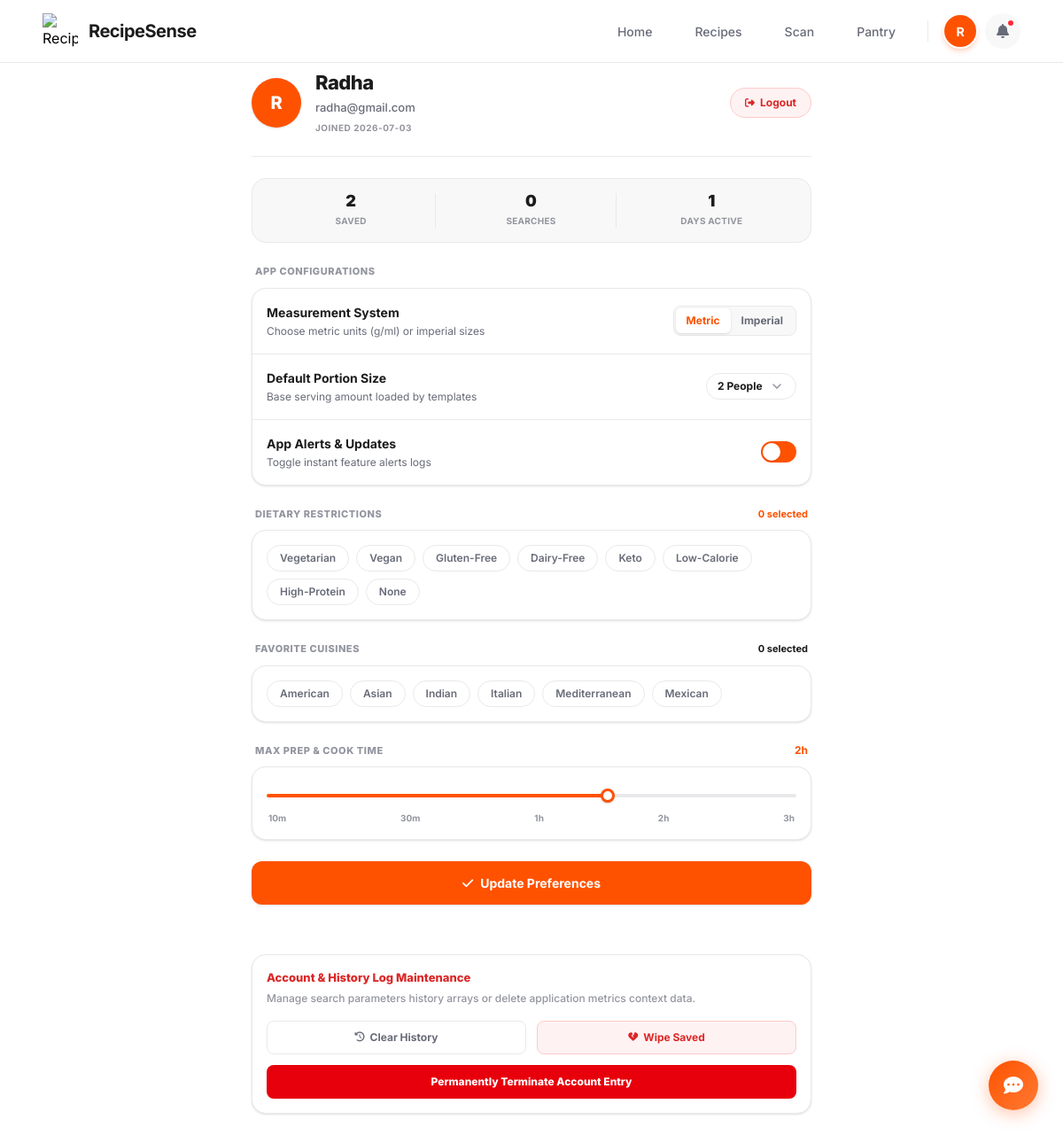
Screenshot of /profile (signed in) with the database file from the repository.
### tables this page shows
CREATE TABLE users (
            id INTEGER PRIMARY KEY AUTOINCREMENT,
            username TEXT NOT NULL UNIQUE,
            email TEXT NOT NULL UNIQUE,
            password_hash TEXT NOT NULL,
            full_name TEXT DEFAULT '',
            bio TEXT DEFAULT '',
            avatar_color TEXT DEFAULT '#ED8F47',
            created_at TIMESTAMP DEFAULT CURRENT_TIMESTAMP,
            last_login TIMESTAMP DEFAULT CURRENT_TIMESTAMP
        );

### app.py (the view)
@app.route('/profile')
def profile():
    if 'user_id' not in session:
        return redirect(url_for('login'))
    device_id = get_device_id()
    fav_ids = get_favorites(device_id)
    prefs = get_preferences(device_id)
    cuisines = recipe_manager.get_all_cuisines()
    user = get_user_by_id(session['user_id'])
    history_count = get_search_history_count(device_id)
    created_at = user['created_at'] if user and user['created_at'] else None
    days_active = 1
    if created_at:
        try:
            from datetime import datetime
            created_date = datetime.strptime(str(created_at)[:10], '%Y-%m-%d')
            days_active = max(1, (datetime.now() - created_date).days)
        except:
            pass
    return render_template('profile.html', prefs=prefs, cuisines=cuisines, fav_ids=fav_ids, user=user, history_count=history_count, days_active=days_active)

### templates/profile.html (shortened to what this page needs)
{% extends "base.html" %}
{% block content %}
<div class="w-full px-5 py-6 max-w-2xl mx-auto page-enter safe-t">
    <div class="flex items-center justify-between gap-4 border-b border-[#E9E9EB] pb-6 mb-6">
        <div class="flex items-center gap-4 min-w-0">
            <div class="w-14 h-14 rounded-full bg-[#FF5200] text-white flex items-center justify-center text-[20px] font-extrabold shrink-0 shadow-sm">
                {{ user.username[0]|upper }}
            </div>
            <div class="min-w-0">
                <h1 class="text-[22px] font-extrabold text-[#1c1c1c] tracking-tight truncate leading-tight">{{ user.username }}</h1>
                <p class="text-[13px] text-[#686b78] font-medium truncate mt-1">{{ user.email }}</p>
                <span class="text-[10px] text-[#93959f] font-bold tracking-wider uppercase block mt-1.5">Joined {{ user.created_at[:10] }}</span>
            </div>
        </div>
        <a href="/logout" class="inline-flex items-center gap-1.5 px-4 py-2 bg-[#FEF2F2] text-[#dc2626] font-bold text-xs rounded-full border border-[#fecaca] hover:bg-[#fee2e2] transition-colors no-underline shrink-0">
            <i class="fa-solid fa-right-from-bracket text-[11px]"></i> Logout
        </a>
    </div>
    <div class="grid grid-cols-3 gap-3 bg-[#F8F8F8] rounded-2xl p-4 mb-6 border border-[#E9E9EB]">
        <div class="text-center border-r border-[#E9E9EB] last:border-0">
            <span class="block text-[18px] font-black text-[#1c1c1c] leading-none">{{ fav_ids|length }}</span>
            <span class="text-[10px] font-bold text-[#93959f] uppercase tracking-wide block mt-1.5">Saved</span>
        </div>
        <div class="text-center border-r border-[#E9E9EB] last:border-0">
            <span class="block text-[18px] font-black text-[#1c1c1c] leading-none">{{ history_count }}</span>
            <span class="text-[10px] font-bold text-[#93959f] uppercase tracking-wide block mt-1.5">Searches</span>
        </div>
        <div class="text-center">
            <span class="block text-[18px] font-black text-[#1c1c1c] leading-none">{{ days_active }}</span>
            <span class="text-[10px] font-bold text-[#93959f] uppercase tracking-wide block mt-1.5">Days Active</span>
        </div>
    </div>
    <div class="space-y-6">
        <div>
            <h3 class="text-[11px] font-extrabold text-[#93959f] uppercase tracking-wider mb-2.5 px-1">App Configurations</h3>
            <div class="bg-white border border-[#E9E9EB] rounded-2xl divide-y divide-[#E9E9EB] overflow-hidden shadow-sm">
                <div class="flex items-center justify-between p-4 gap-4">
                    <div>
                        <p class="text-[14px] font-bold text-[#1c1c1c]">Measurement System</p>
                        <p class="text-[12px] text-[#686b78] mt-0.5 leading-normal">Choose metric units (g/ml) or imperial sizes</p>
                    </div>
                    <div class="flex bg-[#F8F8F8] border border-[#E9E9EB] rounded-lg p-0.5 shrink-0">
                        <button type="button" onclick="setUnit('metric')" id="unit-metric" class="px-3 py-1.5 rounded-md text-xs font-bold transition-all {% if prefs.units == 'metric' %}bg-white text-[#FF5200] shadow-sm{% else %}text-[#686b78]{% endif %}">Metric</button>
                        <button type="button" onclick="setUnit('imperial')" id="unit-imperial" class="px-3 py-1.5 rounded-md text-xs font-bold transition-all {% if prefs.units == 'imperial' %}bg-white text-[#FF5200] shadow-sm{% else %}text-[#686b78]{% endif %}">Imperial</button>
                    </div>
                </div>
                <div class="flex items-center justify-between p-4 gap-4">
                    <div>
                        <p class="text-[14px] font-bold text-[#1c1c1c]">Default Portion Size</p>
                        <p class="text-[12px] text-[#686b78] mt-0.5 leading-normal">Base serving amount loaded by templates</p>
                    </div>
                    <select id="defaultServings" class="px-3 py-1.5 border border-[#E9E9EB] rounded-lg text-xs font-bold text-[#1c1c1c] bg-white outline-none cursor-pointer focus:border-[#FF5200]">
                        {% for i in [1, 2, 3, 4, 6, 8] %}
                        <option value="{{ i }}" {% if prefs.default_servings == i %}selected{% endif %}>{{ i }} {% if i == 1 %}Person{% else %}People{% endif %}</option>
                        {% endfor %}
                    </select>
                </div>
                <div class="flex items-center justify-between p-4 gap-4">
                    <div>
                        <p class="text-[14px] font-bold text-[#1c1c1c]">App Alerts & Updates</p>
                        <p class="text-[12px] text-[#686b78] mt-0.5 leading-normal">Toggle instant feature alerts logs</p>
                    </div>
                    <label class="relative inline-block w-10 h-6 shrink-0 cursor-pointer">
                        <span class="absolute left-0.5 top-0.5 bg-white w-5 h-5 rounded-full transition-transform duration-150 shadow-sm peer-checked:transform peer-checked:translateX(16px)"></span>
                    </label>
                </div>
            </div>
        </div>
        <div>
            <div class="flex justify-between items-center mb-2.5 px-1">
                <h3 class="text-[11px] font-extrabold text-[#93959f] uppercase tracking-wider">Dietary Restrictions</h3>
                <span class="text-[11px] font-bold text-[#FF5200]" id="dietCount">0 selected</span>
            </div>
            <div class="bg-white border border-[#E9E9EB] rounded-2xl p-4 shadow-sm">
                <div class="flex flex-wrap gap-2" id="dietaryGrid">
                    {% set opts=['Vegetarian','Vegan','Gluten-Free','Dairy-Free','Keto','Low-Calorie','High-Protein','None'] %}
                    {% set cur=prefs.dietary|default('[]')|from_json %}
                    {% for o in opts %}
                    <button type="button" onclick="toggleDietary(this,'{{ o }}')" class="inline-flex items-center px-3.5 py-1.5 text-xs font-semibold rounded-full border transition-all duration-100 cursor-pointer text-[#686b78] bg-white border-[#E9E9EB] hover:border-[#FF5200] {% if o in cur %}!bg-[#FFF0E8] !text-[#FF5200] !border-[#FF5200] font-bold{% endif %}">
                        {{ o }}
                    </button>
                    {% endfor %}
                </div>
            </div>
        </div>
        <div>
            <div class="flex justify-between items-center mb-2.5 px-1">
                <h3 class="text-[11px] font-extrabold text-[#93959f] uppercase tracking-wider">Favorite Cuisines</h3>
                <span class="text-[11px] font-bold text-[#1c1c1c]" id="cuisineCount">0 selected</span>
            </div>
            <div class="bg-white border border-[#E9E9EB] rounded-2xl p-4 shadow-sm">
                <div class="flex flex-wrap gap-2" id="cuisineGrid">
                    {% set curc=prefs.cuisines|default('[]')|from_json %}
                    {% for c in cuisines %}
                    <button type="button" onclick="toggleCuisine(this,'{{ c }}')" class="inline-flex items-center px-3.5 py-1.5 text-xs font-semibold rounded-full border transition-all duration-100 cursor-pointer text-[#686b78] bg-white border-[#E9E9EB] hover:border-[#1c1c1c] {% if c in curc %}!bg-[#1c1c1c] !text-white !border-[#1c1c1c] font-bold{% endif %}">
                        {{ c }}
                    </button>
                    {% endfor %}
                </div>
            </div>
        </div>
        <div>
            <div class="flex justify-between items-center mb-2.5 px-1">
                <h3 class="text-[11px] font-extrabold text-[#93959f] uppercase tracking-wider">Max Prep & Cook Time</h3>
                <span id="timeValue" class="text-xs font-bold text-[#FF5200]">
                </span>
            </div>
            <div class="bg-white border border-[#E9E9EB] rounded-2xl p-4 shadow-sm">
                <input type="range" id="maxTimeSlider" min="10" max="180" value="{{ prefs.max_cook_time|default(120) }}" step="5" class="time-slider">
                <div class="flex justify-between text-[10px] text-[#93959f] mt-2.5 font-bold px-0.5">
                    <span>10m</span><span>30m</span><span>1h</span><span>2h</span><span>3h</span>
                </div>
            </div>
        </div>
        <button type="button" onclick="savePrefs()" id="saveBtn" class="w-full py-3.5 px-6 text-[14px] font-bold inline-flex items-center justify-center gap-2 bg-[#FF5200] text-white rounded-xl hover:bg-[#E64A00] transition-colors shadow-sm cursor-pointer">
            <i class="fa-solid fa-check"></i>
            <span id="saveBtnText">Update Preferences</span>
        </button>
        <div class="bg-white border border-[#E9E9EB] rounded-2xl p-4 shadow-sm mt-8">
            <h3 class="text-[13px] font-extrabold text-[#dc2626] mb-1">Account & History Log Maintenance</h3>
            <p class="text-[12px] text-[#93959f] font-medium mb-4 leading-normal">Manage search parameters history arrays or delete application metrics context data.</p>
            <div class="grid grid-cols-2 gap-3 mb-3">
                <button type="button" onclick="openConfirmationModal('history')" class="inline-flex items-center justify-center gap-1.5 py-2.5 border border-[#E9E9EB] text-xs font-bold rounded-lg text-[#686b78] bg-white hover:bg-[#F8F8F8] transition-colors cursor-pointer">
                    <i class="fa-solid fa-clock-rotate-left text-[11px]"></i> Clear History
                </button>
                <button type="button" onclick="openConfirmationModal('favorites')" class="inline-flex items-center justify-center gap-1.5 py-2.5 border border-[#fecaca] text-xs font-bold rounded-lg text-[#dc2626] bg-[#FEF2F2] hover:bg-[#fee2e2] transition-colors cursor-pointer">
                    <i class="fa-solid fa-heart-crack text-[11px]"></i> Wipe Saved
                </button>
            </div>
            <button type="button" onclick="openDeleteModal()" class="w-full py-2.5 border border-transparent text-xs font-extrabold rounded-lg text-white bg-red-600 hover:bg-red-700 transition-colors cursor-pointer text-center">
                Permanently Terminate Account Entry
            </button>
        </div>
    </div>
</div>
{% endblock %}

### templates/base.html (shortened to what this page needs)
<!DOCTYPE html>
<html lang="en">
<head>
<script src="https://cdn.jsdelivr.net/npm/@tailwindcss/browser@4"></script>
<link rel="stylesheet" href="https://cdnjs.cloudflare.com/ajax/libs/font-awesome/6.5.1/css/all.min.css">
</head>
<body class="antialiased {% if request.path == '/chat' %}chat-page{% endif %}">
{% include '_navbar.html' %}
<main class="pt-[0px] md:pt-[70px] pb-[80px] md:pb-0 min-h-screen page-enter max-w-[1400px] mx-auto">
    {% block content %}{% endblock %}
</main>
<a href="/chat" class="chat-fab" title="Ask AI Chef" aria-label="Open AI Chef Chat">
    <i class="fa-solid fa-comment-dots fab-icon"></i>
</a>
</body>
</html>

### templates/_navbar.html (shortened to what this page needs)
<header class="hidden md:flex fixed top-0 left-0 right-0 z-50 bg-white/95 backdrop-blur-md border-b border-[#E9E9EB]">
    <div class="w-full px-8 lg:px-12 h-[70px] flex items-center justify-between">
        <a href="/" class="flex items-center gap-3 no-underline shrink-0">
            <img src="https://i.ibb.co/8DGHZKXt/Chat-GPT-Image-Jun-25-2026-04-14-58-PM-1.png" alt="RecipeSense" class="w-10 h-10 object-contain">
            <span class="font-bold text-[20px] text-[#1c1c1c] tracking-tight">RecipeSense</span>
        </a>
        <nav class="flex items-center gap-2">
            <a href="/" class="px-5 py-2.5 text-[14px] font-medium rounded-full transition-all no-underline {% if request.path=='/' %}text-[#FF5200] bg-[#FFF0E8]{% else %}text-[#686b78] hover:text-[#1c1c1c] hover:bg-[#F8F8F8]{% endif %}">Home</a>
            <a href="/recipes" class="px-5 py-2.5 text-[14px] font-medium rounded-full transition-all no-underline {% if request.path=='/recipes' %}text-[#FF5200] bg-[#FFF0E8]{% else %}text-[#686b78] hover:text-[#1c1c1c] hover:bg-[#F8F8F8]{% endif %}">Recipes</a>
            <a href="/scanner" class="px-5 py-2.5 text-[14px] font-medium rounded-full transition-all no-underline {% if request.path=='/scanner' %}text-[#FF5200] bg-[#FFF0E8]{% else %}text-[#686b78] hover:text-[#1c1c1c] hover:bg-[#F8F8F8]{% endif %}">Scan</a>
            <a href="/ingredients" class="px-5 py-2.5 text-[14px] font-medium rounded-full transition-all no-underline {% if request.path=='/ingredients' %}text-[#FF5200] bg-[#FFF0E8]{% else %}text-[#686b78] hover:text-[#1c1c1c] hover:bg-[#F8F8F8]{% endif %}">Pantry</a>
            {% if is_logged_in and current_user %}
                <a href="/profile" class="w-10 h-10 rounded-full bg-[#FF5200] text-white flex items-center justify-center font-bold text-[14px] hover:scale-105 transition-transform shadow-md shadow-[#FF5200]/20 border-2 border-white" title="My Profile">
                    {{ current_user.username[0]|upper }}
                </a>
                <button class="w-10 h-10 rounded-full bg-[#F8F8F8] text-[#686b78] flex items-center justify-center hover:bg-[#FFF0E8] hover:text-[#FF5200] transition-all relative" title="Notifications">
                    <i class="fa-solid fa-bell text-[16px]"></i>
                    <span class="absolute top-1.5 right-1.5 w-2.5 h-2.5 bg-red-500 rounded-full border-2 border-white"></span>
                </button>
            {% else %}
                <a href="/login" class="px-5 py-2.5 text-[14px] font-bold rounded-full transition-all no-underline bg-[#FF5200] text-white hover:bg-[#E64A00] shadow-md shadow-[#FF5200]/20 flex items-center gap-2">
                    <i class="fa-solid fa-right-to-bracket text-[12px]"></i> Login
                </a>
            {% endif %}
        </nav>
    </div>
</header>

### rows the page displays
users: username "R", username "Radha", email "radha@gmail.com", created_at "2026-07-03"

### other values shown
{{ fav_ids|length }} "2"
{{ history_count }} "0"
{{ days_active }} "1"
{{ o }} "Vegetarian" "Vegan" "Gluten-Free" "Dairy-Free" "Keto" "Low-Calorie" "High-Protein" "None"
{{ c }} "American" "Asian" "Indian" "Italian" "Mediterranean" "Mexican"
form field value "2 People"
